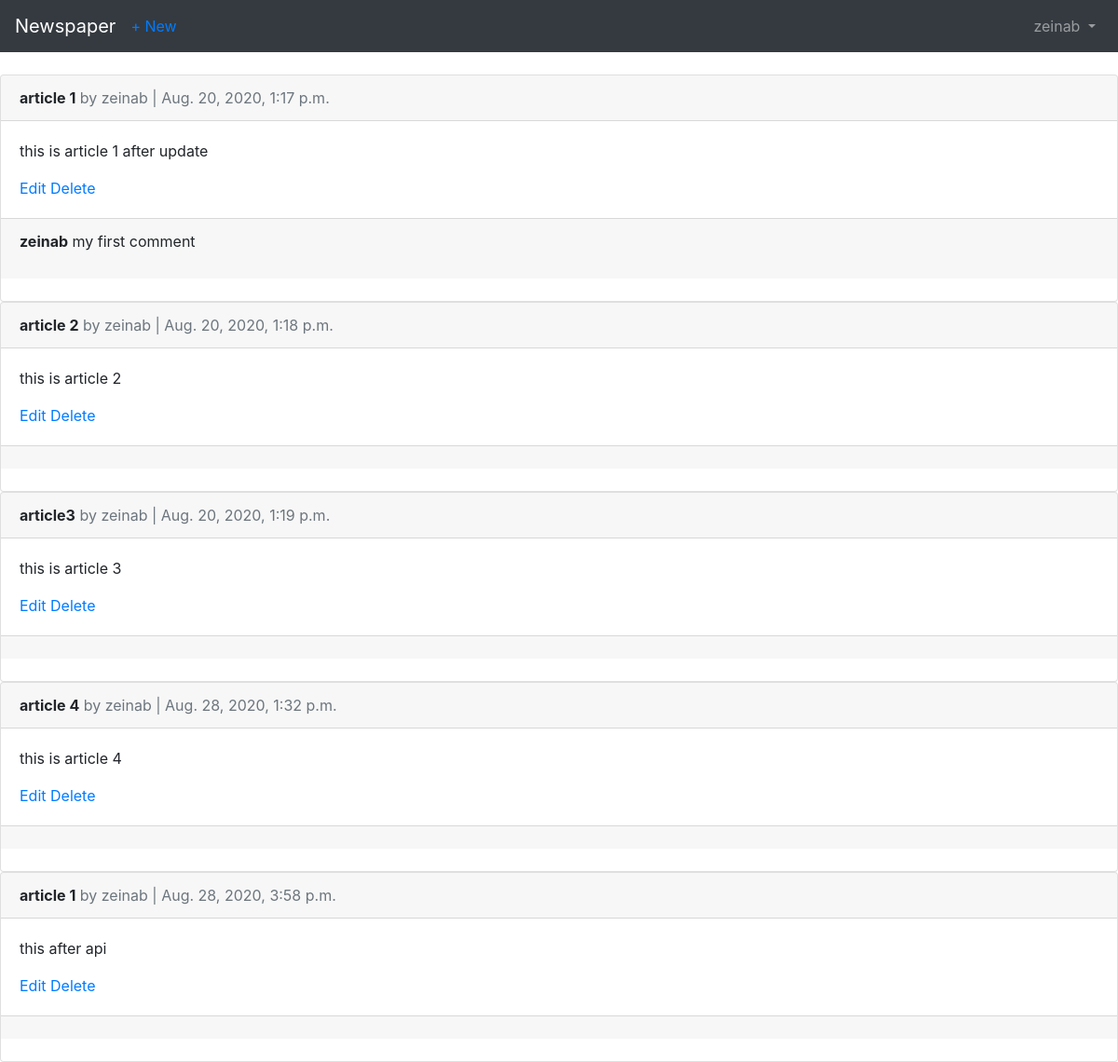
The page /articles/ (signed in) on the database its author committed.
### users/models.py (models this page shows)
class CustomUser(AbstractUser):
    age = models.PositiveIntegerField(null=True,blank=True)

### articles/models.py (models this page shows, shortened)
class Artical(models.Model):
    title = models.CharField(max_length=255)
    body = models.TextField()
    date = models.DateTimeField(auto_now_add=True)
    author = models.ForeignKey(get_user_model(),on_delete=models.CASCADE)

class Comment(models.Model):
    article = models.ForeignKey(Artical,on_delete=models.CASCADE,related_name="comments")
    comment = models.CharField(max_length=140)
    author = models.ForeignKey(get_user_model() ,on_delete=models.CASCADE,)
    def __str__(self):
        return self.comment

### articles/views.py (the view)
# urls.py: path('',ArticalListView.as_view(),name="article_list"),
class ArticalListView(LoginRequiredMixin,ListView):
    model = Artical
    template_name = "article_list.html"
    login_url = "login"

### templates/article_list.html (shortened to what this page needs)
{% extends 'base.html' %}
{% block content %}
    {% for article in object_list %}
        <div class="card">
            <div class="card-header">
                <span class="font-weight-bold">{{ article.title}}</span>
                <span class="text-muted">by {{article.author}} | {{article.date}}</span>
            </div>
            <div class="card-body">
                <p>{{article.body}}</p>
                <a href="{% url 'article_edit' article.pk %}">Edit</a>
                <a href="{% url 'article_delete' article.pk %}">Delete</a>
            </div>
            <div class="card-footer">
                {% for comment in article.comments.all %}
                    <p>
                        <span class="font-weight-bold">{{comment.author}}</span>
                        {{comment}}
                    </p>
                {% endfor %}
            </div>
            <br>
        </div>
    {% endfor%}
{% endblock content %}

### templates/base.html (shortened to what this page needs)
<!DOCTYPE html>
<html lang="en">
<head>
    <link rel="stylesheet" href="https://stackpath.bootstrapcdn.com/bootstrap/4.1.3/css/bootstrap.min.css">
</head>
<body>
    <nav class="navbar navbar-expand-md navbar-dark bg-dark mb-4">
      <a class="navbar-brand" href="{% url 'home' %}">Newspaper</a>
         {% if user.is_authenticated %}
         <ul class="navbar-nav mr-auto">
           <li class="nav-item"><a href="{% url 'article_new' %}">+ New</a> </li>
         </ul>
         {% endif %}
      <div class="collapse navbar-collapse" id="navbarCollapse">
        {% if user.is_authenticated %}
          <ul class="navbar-nav ml-auto">
            <li class="nav-item">
              <a class="nav-link dropdown-toggle" href="#" id="userMenu" data-toggle="dropdown" aria-haspopup="true" aria-expanded="false">
                {{ user.username }}
              </a>
            </li>
          </ul>
        {% endif %}
      </div>
    </nav>
    <div>
        {% block content %}
        {% endblock content %}
    </div>
</body>
</html

### rows shown on the page
CustomUser: username "zeinab"
Artical: title "article 1", author "zeinab", date "Aug. 20, 2020, 1:17 p.m.", body "this is article 1 after update"
Comment: author "zeinab", comment "my first comment"
Artical: title "article 2", author "zeinab", date "Aug. 20, 2020, 1:18 p.m.", body "this is article 2"
Artical: title "article3", author "zeinab", date "Aug. 20, 2020, 1:19 p.m.", body "this is article 3"
Artical: title "article 4", author "zeinab", date "Aug. 28, 2020, 1:32 p.m.", body "this is article 4"
Artical: title "article 1", author "zeinab", date "Aug. 28, 2020, 3:58 p.m.", body "this after api"
